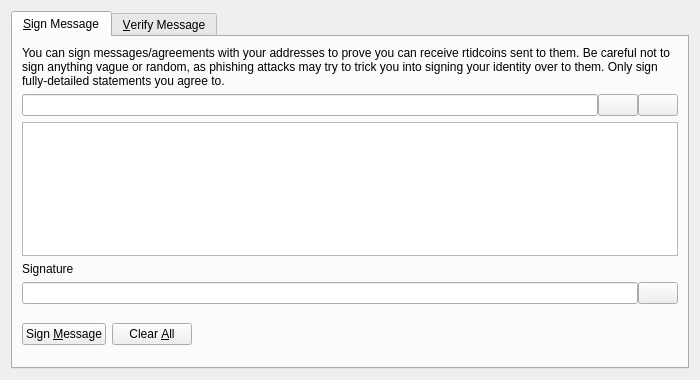
<?xml version="1.0" encoding="UTF-8"?>
<ui version="4.0">
 <class>SignVerifyMessageDialog</class>
 <widget class="QDialog" name="SignVerifyMessageDialog">
  <property name="geometry">
   <rect>
    <x>0</x>
    <y>0</y>
    <width>700</width>
    <height>380</height>
   </rect>
  </property>
  <property name="windowTitle">
   <string>Signatures - Sign / Verify a Message</string>
  </property>
  <property name="modal">
   <bool>true</bool>
  </property>
  <layout class="QVBoxLayout" name="verticalLayout">
   <item>
    <widget class="QTabWidget" name="tabWidget">
     <property name="currentIndex">
      <number>0</number>
     </property>
     <widget class="QWidget" name="tabSignMessage">
      <attribute name="title">
       <string>&amp;Sign Message</string>
      </attribute>
      <layout class="QVBoxLayout" name="verticalLayout_SM">
       <item>
        <widget class="QLabel" name="infoLabel_SM">
         <property name="text">
          <string>You can sign messages/agreements with your addresses to prove you can receive rtidcoins sent to them. Be careful not to sign anything vague or random, as phishing attacks may try to trick you into signing your identity over to them. Only sign fully-detailed statements you agree to.</string>
         </property>
         <property name="textFormat">
          <enum>Qt::PlainText</enum>
         </property>
         <property name="wordWrap">
          <bool>true</bool>
         </property>
        </widget>
       </item>
       <item>
        <layout class="QHBoxLayout" name="horizontalLayout_1_SM">
         <property name="spacing">
          <number>0</number>
         </property>
         <item>
          <widget class="QValidatedLineEdit" name="addressIn_SM">
           <property name="toolTip">
            <string>The Rtidcoin address to sign the message with</string>
           </property>
          </widget>
         </item>
         <item>
          <widget class="QPushButton" name="addressBookButton_SM">
           <property name="toolTip">
            <string>Choose previously used address</string>
           </property>
           <property name="text">
            <string/>
           </property>
           <property name="icon">
            <iconset resource="../bitcoin.qrc">
             <normaloff>:/icons/address-book</normaloff>:/icons/address-book</iconset>
           </property>
           <property name="shortcut">
            <string>Alt+A</string>
           </property>
           <property name="autoDefault">
            <bool>false</bool>
           </property>
          </widget>
         </item>
         <item>
          <widget class="QPushButton" name="pasteButton_SM">
           <property name="toolTip">
            <string>Paste address from clipboard</string>
           </property>
           <property name="text">
            <string/>
           </property>
           <property name="icon">
            <iconset resource="../bitcoin.qrc">
             <normaloff>:/icons/editpaste</normaloff>:/icons/editpaste</iconset>
           </property>
           <property name="shortcut">
            <string>Alt+P</string>
           </property>
           <property name="autoDefault">
            <bool>false</bool>
           </property>
          </widget>
         </item>
        </layout>
       </item>
       <item>
        <widget class="QPlainTextEdit" name="messageIn_SM">
         <property name="toolTip">
          <string>Enter the message you want to sign here</string>
         </property>
        </widget>
       </item>
       <item>
        <widget class="QLabel" name="signatureLabel_SM">
         <property name="text">
          <string>Signature</string>
         </property>
         <property name="textFormat">
          <enum>Qt::PlainText</enum>
         </property>
        </widget>
       </item>
       <item>
        <layout class="QHBoxLayout" name="horizontalLayout_2_SM">
         <property name="spacing">
          <number>0</number>
         </property>
         <item>
          <widget class="QLineEdit" name="signatureOut_SM">
           <property name="font">
            <font>
             <italic>true</italic>
            </font>
           </property>
           <property name="readOnly">
            <bool>true</bool>
           </property>
          </widget>
         </item>
         <item>
          <widget class="QPushButton" name="copySignatureButton_SM">
           <property name="toolTip">
            <string>Copy the current signature to the system clipboard</string>
           </property>
           <property name="text">
            <string/>
           </property>
           <property name="icon">
            <iconset resource="../bitcoin.qrc">
             <normaloff>:/icons/editcopy</normaloff>:/icons/editcopy</iconset>
           </property>
           <property name="autoDefault">
            <bool>false</bool>
           </property>
          </widget>
         </item>
        </layout>
       </item>
       <item>
        <layout class="QHBoxLayout" name="horizontalLayout_3_SM">
         <item>
          <widget class="QPushButton" name="signMessageButton_SM">
           <property name="toolTip">
            <string>Sign the message to prove you own this Rtidcoin address</string>
           </property>
           <property name="text">
            <string>Sign &amp;Message</string>
           </property>
           <property name="icon">
            <iconset resource="../bitcoin.qrc">
             <normaloff>:/icons/edit</normaloff>:/icons/edit</iconset>
           </property>
           <property name="autoDefault">
            <bool>false</bool>
           </property>
          </widget>
         </item>
         <item>
          <widget class="QPushButton" name="clearButton_SM">
           <property name="toolTip">
            <string>Reset all sign message fields</string>
           </property>
           <property name="text">
            <string>Clear &amp;All</string>
           </property>
           <property name="icon">
            <iconset resource="../bitcoin.qrc">
             <normaloff>:/icons/remove</normaloff>:/icons/remove</iconset>
           </property>
           <property name="autoDefault">
            <bool>false</bool>
           </property>
          </widget>
         </item>
         <item>
          <spacer name="horizontalSpacer_1_SM">
           <property name="orientation">
            <enum>Qt::Horizontal</enum>
           </property>
           <property name="sizeHint" stdset="0">
            <size>
             <width>40</width>
             <height>48</height>
            </size>
           </property>
          </spacer>
         </item>
         <item>
          <widget class="QLabel" name="statusLabel_SM">
           <property name="font">
            <font>
             <weight>75</weight>
             <bold>true</bold>
            </font>
           </property>
           <property name="text">
            <string/>
           </property>
           <property name="wordWrap">
            <bool>true</bool>
           </property>
          </widget>
         </item>
         <item>
          <spacer name="horizontalSpacer_2_SM">
           <property name="orientation">
            <enum>Qt::Horizontal</enum>
           </property>
           <property name="sizeHint" stdset="0">
            <size>
             <width>40</width>
             <height>48</height>
            </size>
           </property>
          </spacer>
         </item>
        </layout>
       </item>
      </layout>
     </widget>
     <widget class="QWidget" name="tabVerifyMessage">
      <attribute name="title">
       <string>&amp;Verify Message</string>
      </attribute>
      <layout class="QVBoxLayout" name="verticalLayout_VM">
       <item>
        <widget class="QLabel" name="infoLabel_VM">
         <property name="text">
          <string>Enter the receiver's address, message (ensure you copy line breaks, spaces, tabs, etc. exactly) and signature below to verify the message. Be careful not to read more into the signature than what is in the signed message itself, to avoid being tricked by a man-in-the-middle attack. Note that this only proves the signing party receives with the address, it cannot prove sendership of any transaction!</string>
         </property>
         <property name="textFormat">
          <enum>Qt::PlainText</enum>
         </property>
         <property name="alignment">
          <set>Qt::AlignLeading|Qt::AlignLeft|Qt::AlignTop</set>
         </property>
         <property name="wordWrap">
          <bool>true</bool>
         </property>
        </widget>
       </item>
       <item>
        <layout class="QHBoxLayout" name="horizontalLayout_1_VM">
         <property name="spacing">
          <number>0</number>
         </property>
         <item>
          <widget class="QValidatedLineEdit" name="addressIn_VM">
           <property name="toolTip">
            <string>The Rtidcoin address the message was signed with</string>
           </property>
          </widget>
         </item>
         <item>
          <widget class="QPushButton" name="addressBookButton_VM">
           <property name="toolTip">
            <string>Choose previously used address</string>
           </property>
           <property name="text">
            <string/>
           </property>
           <property name="icon">
            <iconset resource="../bitcoin.qrc">
             <normaloff>:/icons/address-book</normaloff>:/icons/address-book</iconset>
           </property>
           <property name="shortcut">
            <string>Alt+A</string>
           </property>
           <property name="autoDefault">
            <bool>false</bool>
           </property>
          </widget>
         </item>
        </layout>
       </item>
       <item>
        <widget class="QPlainTextEdit" name="messageIn_VM"/>
       </item>
       <item>
        <widget class="QValidatedLineEdit" name="signatureIn_VM"/>
       </item>
       <item>
        <layout class="QHBoxLayout" name="horizontalLayout_2_VM">
         <item>
          <widget class="QPushButton" name="verifyMessageButton_VM">
           <property name="toolTip">
		   <string>Verify the message to ensure it was signed with the specified Rtidcoin address</string>
           </property>
           <property name="text">
            <string>Verify &amp;Message</string>
           </property>
           <property name="icon">
            <iconset resource="../bitcoin.qrc">
             <normaloff>:/icons/transaction_0</normaloff>:/icons/transaction_0</iconset>
           </property>
           <property name="autoDefault">
            <bool>false</bool>
           </property>
          </widget>
         </item>
         <item>
          <widget class="QPushButton" name="clearButton_VM">
           <property name="toolTip">
            <string>Reset all verify message fields</string>
           </property>
           <property name="text">
            <string>Clear &amp;All</string>
           </property>
           <property name="icon">
            <iconset resource="../bitcoin.qrc">
             <normaloff>:/icons/remove</normaloff>:/icons/remove</iconset>
           </property>
           <property name="autoDefault">
            <bool>false</bool>
           </property>
          </widget>
         </item>
         <item>
          <spacer name="horizontalSpacer_1_VM">
           <property name="orientation">
            <enum>Qt::Horizontal</enum>
           </property>
           <property name="sizeHint" stdset="0">
            <size>
             <width>40</width>
             <height>48</height>
            </size>
           </property>
          </spacer>
         </item>
         <item>
          <widget class="QLabel" name="statusLabel_VM">
           <property name="font">
            <font>
             <weight>75</weight>
             <bold>true</bold>
            </font>
           </property>
           <property name="text">
            <string/>
           </property>
           <property name="wordWrap">
            <bool>true</bool>
           </property>
          </widget>
         </item>
         <item>
          <spacer name="horizontalSpacer_2_VM">
           <property name="orientation">
            <enum>Qt::Horizontal</enum>
           </property>
           <property name="sizeHint" stdset="0">
            <size>
             <width>40</width>
             <height>48</height>
            </size>
           </property>
          </spacer>
         </item>
        </layout>
       </item>
      </layout>
     </widget>
    </widget>
   </item>
  </layout>
 </widget>
 <customwidgets>
  <customwidget>
   <class>QValidatedLineEdit</class>
   <extends>QLineEdit</extends>
   <header>qt/qvalidatedlineedit.h</header>
  </customwidget>
 </customwidgets>
 <resources>
  <include location="../bitcoin.qrc"/>
 </resources>
 <connections/>
</ui>
